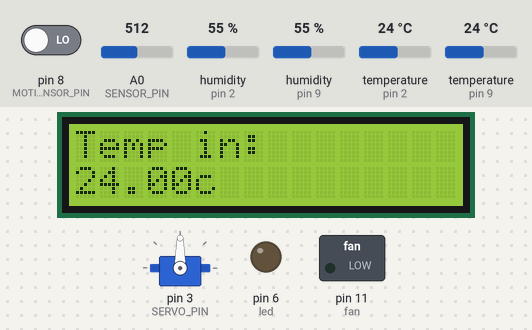
This sketch was run on a simulated Arduino Nano, built with avr-gcc and run on an emulated ATmega328P. On the bench: 16×2 character LCD, servo, switched loads named in the sketch (green lamp = pin HIGH), output pins drawn as LEDs (lit = HIGH). The test bench sets the inputs (shaded band); at power-on: A0 (SENSOR_PIN) = 512, pin 8 (MOTION_SENSOR_PIN) LOW, temperature (sensors on pin 2, pin 9) 24 °C, humidity (sensors on pin 2, pin 9) 55 %. What the sketch prints to the serial monitor is not drawn.

Above: at 1.2 s.
1.3 s: A0 (SENSOR_PIN) set to 222
At 5.0 s:
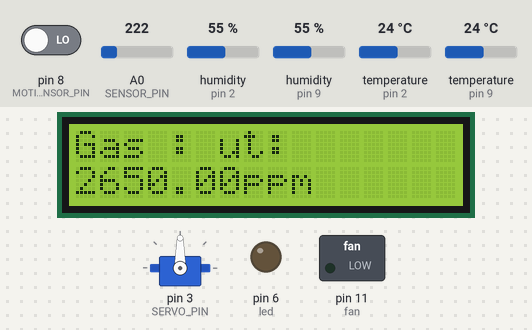
11.8 s: A0 (SENSOR_PIN) set to 188
At 15.0 s:
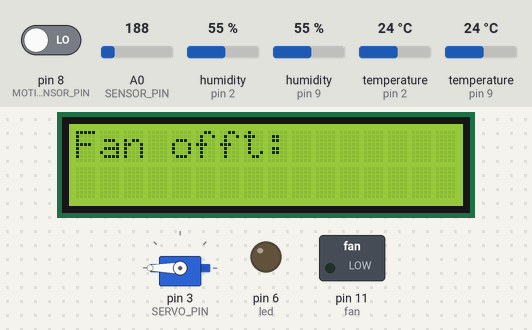
22.0 s: pin 8 (MOTION_SENSOR_PIN) driven HIGH
At 25.4 s:
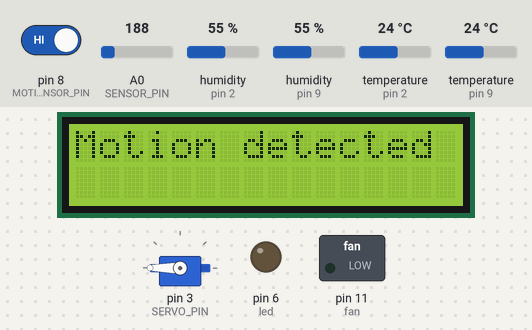
34.2 s: pin 8 (MOTION_SENSOR_PIN) driven LOW
At 37.3 s:
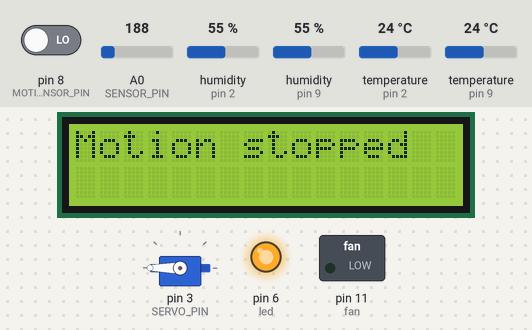
42.3 s: temperature (sensor on pin 2) set to 12 °C
At 48.3 s:
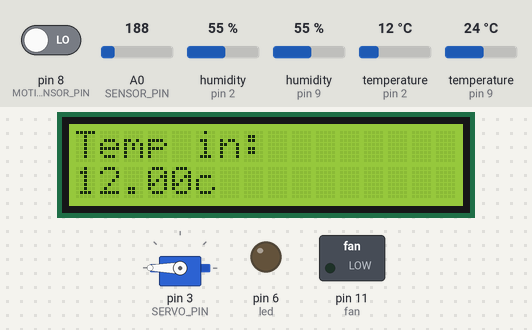
50.6 s: temperature (sensor on pin 9) set to 12 °C
At 58.7 s:
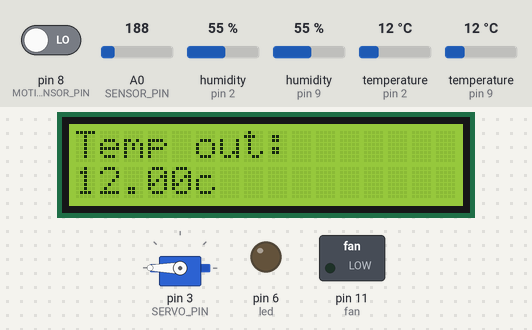
Timing chart, 0 to 60.2 s (numbered marks = the images above; inputs shaded):
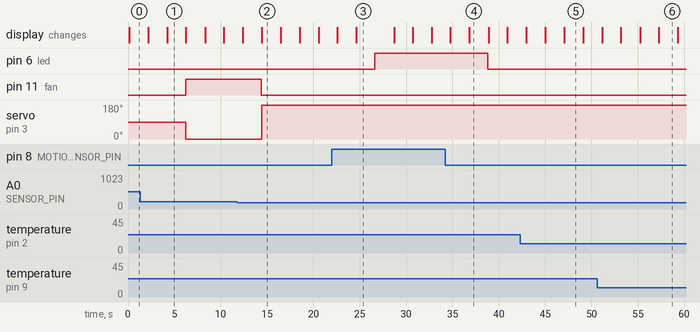

The sketch:

final_21-4.ino
```cpp
#include <SoftwareSerial.h> // Include the SoftwareSerial library to communicate over Bluetooth
SoftwareSerial BTSerial(10, 11); // RX, TX pins for Bluetooth communication

#define MOTION_SENSOR_PIN  8 // The Arduino Nano pin connected to the OUTPUT pin of motion sensor
int motion_state   = LOW; // current state of pin
int prev_motion_state  = LOW; // previous state of pin

#define led 6
#include "DHT.h"
#define DHTPIN1 2     // what pin we're connected to
#define DHTPIN2 9     // what pin we're connected to
#define DHTTYPE DHT11   // DHT 11
DHT dht1(DHTPIN1, DHTTYPE, 6);
DHT dht2(DHTPIN2, DHTTYPE, 6);

#include <Wire.h>
#include <LiquidCrystal_I2C.h>
LiquidCrystal_I2C lcd(0x27, 16, 2); // set the LCD address to 0x27 for a 16 chars and 2 line display

#include <Servo.h>
#define SERVO_PIN 3 // Arduino Nano pin D9 connected to the signal pin of servo motor
Servo servo;  // create servo object to control a servo
int pos = 0;    // variable to store the servo position
#define SENSOR_PIN A0  // Analog pin connected to the MQ5 sensor
#define VOLTAGE_RANGE_MIN 0.1  // Minimum sensor voltage (in volts) corresponding to 200 ppm LPG
#define VOLTAGE_RANGE_MAX 4.0  // Maximum sensor voltage (in volts) corresponding to 10000 ppm LPG

int fan = 11;
float h1, t1, f1 , h2, t2, f2, hi1, hi2, sensorVoltage, lpgConcentration;

// Define Bluetooth command codes
#define GAS_LEAKAGE_COMMAND 'G'
#define GAS_NORMAL_COMMAND 'N'
#define MOTION_DETECTED_COMMAND 'M'

void sendBluetoothNotification(char command) {
  BTSerial.write(command); // Send command over Bluetooth
}

void setup() {
  // put your setup code here, to run once:
  Serial.begin(9600);            // Initialize the Serial to communicate with the Serial Monitor.
  BTSerial.begin(9600); // Initialize Bluetooth serial communication
  pinMode(MOTION_SENSOR_PIN, INPUT); // set arduino pin to input mode to read value from OUTPUT pin of sensor
  Serial.println("DHTxx test!");
  dht1.begin();
  dht2.begin();
  lcd.init();                      // initialize the lcd
  lcd.backlight();
  lcd.setCursor(0, 0);
  servo.attach(SERVO_PIN);  // attaches the servo on pin 9 to the servo object
  pinMode (fan, OUTPUT);
  pinMode(led, OUTPUT);
  digitalWrite(fan,LOW);
}

void loop() {
  h1 = dht1.readHumidity();
  t1 = dht1.readTemperature();
  f1 = dht1.readTemperature(true);

  h2 = dht2.readHumidity();
  t2 = dht2.readTemperature();
  f2 = dht2.readTemperature(true);
  if (isnan(h1) || isnan(t1) || isnan(f1)) {
    Serial.println("Failed to read from DHT sensor!");
    return;
  }
  if (isnan(h2) || isnan(t2) || isnan(f2)) {
    Serial.println("Failed to read from DHT sensor!");
    return;
  }
  hi1 = dht1.computeHeatIndex(f1, h1);
  hi2 = dht2.computeHeatIndex(f2, h2);
  lcd.setCursor(0, 0);
  lcd.print("Temp in:        ");
  lcd.setCursor(0, 1);
  lcd.print("                ");
  lcd.setCursor(0, 1);
  lcd.print(t1);
  lcd.print("c");
  delay(2000);

  lcd.setCursor(0, 0);
  lcd.print("Temp out: ");
  lcd.setCursor(0, 1);
  lcd.print("                ");
  lcd.setCursor(0, 1);
  lcd.print(t2);
  lcd.print("c");
  delay(2000);

  sensorVoltage;
  lpgConcentration;
  sensorVoltage = analogRead(SENSOR_PIN) * (5.0 / 1023.0);  // Convert analog value to voltage
  lpgConcentration = map(sensorVoltage, VOLTAGE_RANGE_MIN, VOLTAGE_RANGE_MAX, 200, 10000);
  lcd.setCursor(0, 0);
  lcd.print("Gas : ");
  lcd.setCursor(0, 1);
  lcd.print("                ");
  lcd.setCursor(0, 1);
  lcd.print(lpgConcentration);
  lcd.print("ppm");
  delay(2000);

  if (lpgConcentration > 1000)
  {
    servo.write(0);  digitalWrite(fan, HIGH);
    lcd.setCursor(0, 0);
    lcd.print("Fan on");
    lcd.setCursor(0, 1);
    lcd.print("                ");
    lcd.setCursor(0, 1);
    delay(2000);
    sendBluetoothNotification(GAS_LEAKAGE_COMMAND); // Send gas leakage notification
  }
  else
  {
    servo.write(180);  digitalWrite(fan, LOW);
    lcd.setCursor(0, 0);
    lcd.print("Fan off");
    lcd.setCursor(0, 1);
    lcd.print("                ");
    lcd.setCursor(0, 1);
    delay(2000);
    sendBluetoothNotification(GAS_NORMAL_COMMAND); // Send gas normal notification
  }

  prev_motion_state = motion_state; // store old state
  motion_state = digitalRead(MOTION_SENSOR_PIN);   // read new state
  if (prev_motion_state == LOW && motion_state == HIGH) {   // pin state change: LOW -> HIGH
    lcd.setCursor(0, 0);
    lcd.print("Motion detected");
    lcd.setCursor(0, 1);
    lcd.print("                ");
    lcd.setCursor(0, 1);
    delay(2000);
    digitalWrite(led, HIGH);
    delay(2000);
    sendBluetoothNotification(MOTION_DETECTED_COMMAND); // Send motion detection notification
  }
  else if (prev_motion_state == HIGH && motion_state == LOW) {  // pin state change: HIGH -> LOW
    lcd.setCursor(0, 0);
    lcd.print("Motion stopped");
    lcd.setCursor(0, 1);
    lcd.print("                ");
    lcd.setCursor(0, 1);
    delay(2000);
    digitalWrite(led, LOW);
  }

}
```

Measured:
- the behaviour switches between 205 and 204 on A0 (SENSOR_PIN) (found by bisection; images 1 and 2)
- after the input at 11.8 s, pin 11 (fan): HIGH → LOW after 2.6 s; servo on pin 3 (SERVO_PIN): 0° → 180° after 2.6 s
- after the input at 22.0 s, pin 6 (led): LOW → HIGH after 4.6 s; the display: first differs from a run without the input after 2.6 s (image 3)
- after the input at 34.2 s, pin 6 (led): HIGH → LOW after 4.6 s; the display: first differs from a run without the input after 2.6 s (image 4)
- what the display in image 1 shows lasts 2.0 s, from 4.2 s to 6.2 s
- what the display in image 2 shows lasts 2.1 s, from 14.4 s to 16.5 s
- what the display in image 3 shows lasts 4.1 s, from 24.6 s to 28.7 s
